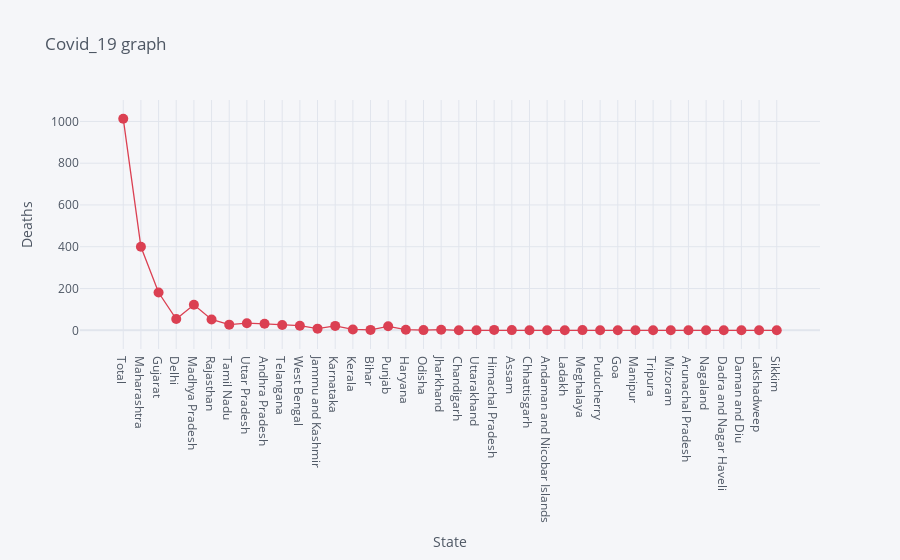

Notebook code for this chart:
### Markdown cell above
# Deceased per State

### Code cell
df.iplot(kind= 'scatter', x= 'State', y='Deaths', mode= 'markers+lines', title= 'Covid_19 graph', xTitle= 'State', yTitle= 'Deaths', color= 'red', size= 10)

### Figure 1 — Plotly figure (JSON) as saved in the notebook; plotly's stock layout.template omitted (floating-point values rounded to 4 significant figures)
{"data": [{"line": {"color": "rgba(219, 64, 82, 1.0)", "dash": "solid", "shape": "linear", "width": 1.3}, "marker": {"size": 10, "symbol": "circle"}, "mode": "markers+lines", "name": "Deaths", "text": "", "type": "scatter", "x": ["Total", "Maharashtra", "Gujarat", "Delhi", "Madhya Pradesh", "Rajasthan", "Tamil Nadu", "Uttar Pradesh", "Andhra Pradesh", "Telangana", "West Bengal", "Jammu and Kashmir", "Karnataka", "Kerala", "Bihar", "Punjab", "Haryana", "Odisha", "Jharkhand", "Chandigarh", "Uttarakhand", "Himachal Pradesh", "Assam", "Chhattisgarh", "Andaman and Nicobar Islands", "Ladakh", "Meghalaya", "Puducherry", "Goa", "Manipur", "Tripura", "Mizoram", "Arunachal Pradesh", "Nagaland", "Dadra and Nagar Haveli", "Daman and Diu", "Lakshadweep", "Sikkim"], "y": [1013, 400, 181, 54, 122, 52, 27, 34, 31, 25, 22, 8, 21, 4, 2, 19, 3, 1, 3, 0, 0, 2, 1, 0, 0, 0, 1, 0, 0, 0, 0, 0, 0, 0, 0, 0, 0, 0]}], "layout": {"legend": {"bgcolor": "#F5F6F9", "font": {"color": "#4D5663"}}, "paper_bgcolor": "#F5F6F9", "plot_bgcolor": "#F5F6F9", "title": {"font": {"color": "#4D5663"}, "text": "Covid_19 graph"}, "xaxis": {"gridcolor": "#E1E5ED", "showgrid": true, "tickfont": {"color": "#4D5663"}, "title": {"font": {"color": "#4D5663"}, "text": "State"}, "zerolinecolor": "#E1E5ED"}, "yaxis": {"gridcolor": "#E1E5ED", "showgrid": true, "tickfont": {"color": "#4D5663"}, "title": {"font": {"color": "#4D5663"}, "text": "Deaths"}, "zerolinecolor": "#E1E5ED"}}}
